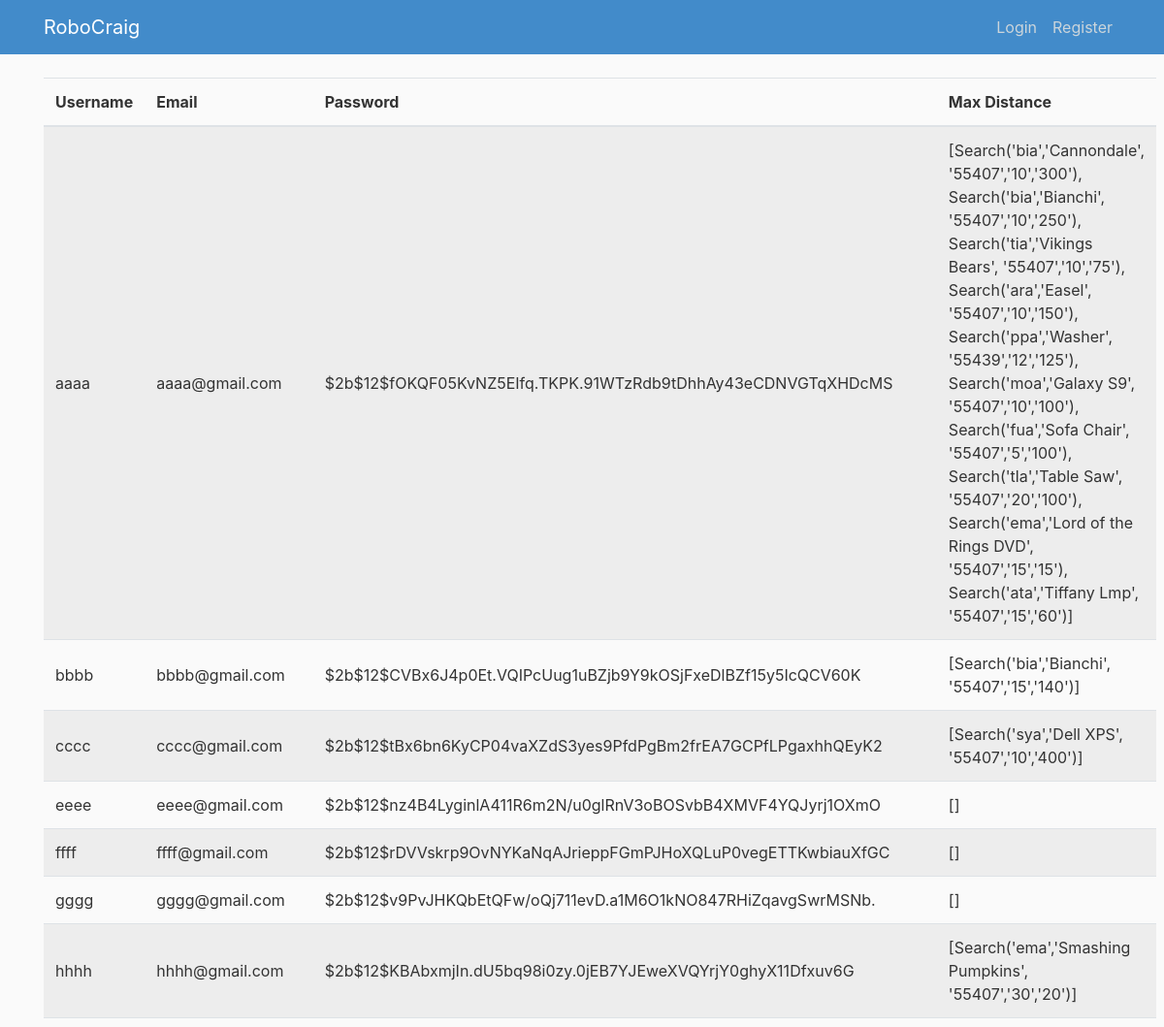
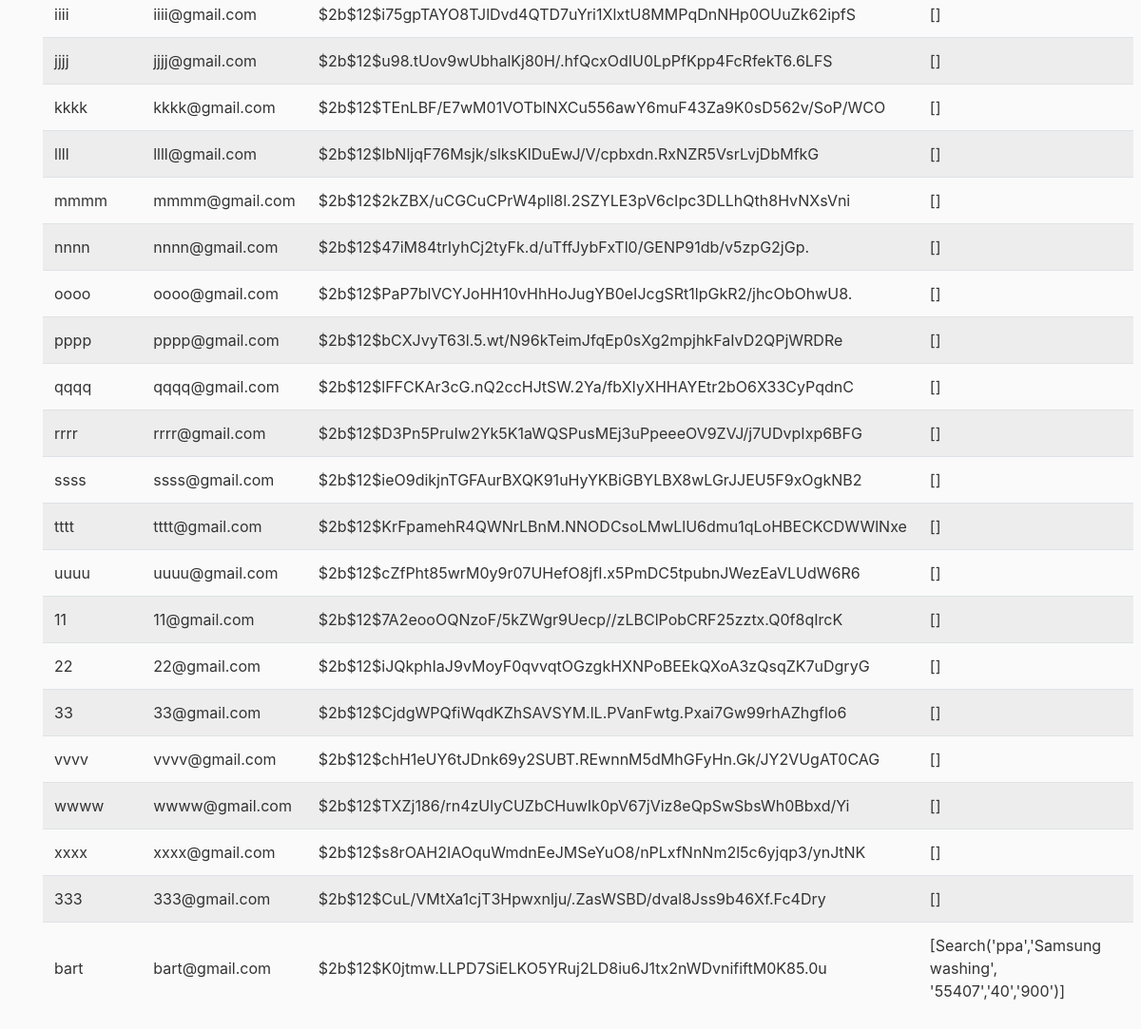
Screenshot of /userz with the database file from the repository (2 pictures, top to bottom).
### RoboCraig/models.py (models this page shows, shortened)
class User(db.Model, UserMixin):
    id = db.Column(db.Integer, primary_key=True)
    username = db.Column(db.String(20), unique=True, nullable=False)
    email = db.Column(db.String(120), unique=True, nullable=False)
    password = db.Column(db.String(60), nullable=False)
    searches = db.relationship('Searcher', backref = 'author', lazy=True)       #This is noting that there is a reference to the Searcher object

class Searcher (db.Model):
    id = db.Column(db.Integer, primary_key=True)
    category = db.Column(db.String(20), nullable=False)
    search_term = db.Column(db.String(50), nullable=False)
    zip_code = db.Column(db.String(10), nullable=False)  #Might need this to be int, or validate to 5 digits
    max_distance = db.Column(db.String(10), nullable=False)
    max_price = db.Column(db.String(10), nullable=False)
    user_id = db.Column(db.Integer, db.ForeignKey('user.id'), nullable=False)       #This is making a reference to the user_id in the users table
    def __repr__(self):
        return f"Search('{self.category}','{self.search_term}', '{self.zip_code}','{self.max_distance}','{self.max_price}')"

### RoboCraig/routes.py (the view)
@app.route("/userz")         #This route displays all saved searches from all users.  It is currently active, but will become inactive for the live project
def userz():
    users = User.query.all()         #Does a query for all Searcher objects
    return render_template('userz.html', users=users)

### RoboCraig/templates/userz.html
{% extends "layout.html" %}
{% block content %}
        <table class="table table-striped">
            <thead>
                <tr>
                    <th scope="col">Username</th>
                    <th scope="col">Email</th>
                    <th scope="col">Password</th>
                    <th scope="col">Max Distance</th>
                </tr>
            </thead>
            <tbody>
            {% for user in users %}
                <tr>
                    <td>{{ user.username }}</td>
                    <td>{{ user.email}}</td>
                    <td>{{ user.password }}</td>
                    <td>{{ user.searches }}</td>
                </tr>
            {% endfor %}
            </tbody>
        </table>
{% endblock content %}

### RoboCraig/static/main.css (style rules this page uses)
body { background: #fafafa; color: #333333; margin-top: 5rem; }
.table > tbody > tr > td { vertical-align: middle; }

### rows the page displays
User: username "aaaa", email "aaaa@gmail.com", password "$2b$12$fOKQF05KvNZ5EIfq.TKPK.91WTzRdb9tDhhAy43eCDNVGTqXHDcMS", searches "[Search('bia','Cannondale', '55407','10','300'), Search('bia','Bianchi', '55407','10','250'), Search('tia','Vikings Bears', '55407','10','75'), Search('ara','Easel', '55407','10','150'), Search('ppa','Washer', '55439','12','125'), Search('moa','Galaxy S9', '55407','10','100'), Search('fua','Sofa Chair', '55407','5','100'), Search('tla','Table Saw', '55407','20','100'), Search('ema','Lord of the Rings DVD', '55407','15','15'), Search('ata','Tiffany Lmp', '55407','15','60')]"
User: username "bbbb", email "bbbb@gmail.com", password "$2b$12$CVBx6J4p0Et.VQIPcUug1uBZjb9Y9kOSjFxeDlBZf15y5IcQCV60K", searches "[Search('bia','Bianchi', '55407','15','140')]"
User: username "cccc", email "cccc@gmail.com", password "$2b$12$tBx6bn6KyCP04vaXZdS3yes9PfdPgBm2frEA7GCPfLPgaxhhQEyK2", searches "[Search('sya','Dell XPS', '55407','10','400')]"
User: username "eeee", email "eeee@gmail.com", password "$2b$12$nz4B4LyginlA411R6m2N/u0glRnV3oBOSvbB4XMVF4YQJyrj1OXmO", searches "[]"
User: username "ffff", email "ffff@gmail.com", password "$2b$12$rDVVskrp9OvNYKaNqAJrieppFGmPJHoXQLuP0vegETTKwbiauXfGC", searches "[]"
User: username "gggg", email "gggg@gmail.com", password "$2b$12$v9PvJHKQbEtQFw/oQj711evD.a1M6O1kNO847RHiZqavgSwrMSNb.", searches "[]"
User: username "hhhh", email "hhhh@gmail.com", password "$2b$12$KBAbxmjIn.dU5bq98i0zy.0jEB7YJEweXVQYrjY0ghyX11Dfxuv6G", searches "[Search('ema','Smashing Pumpkins', '55407','30','20')]"
User: username "iiii", email "iiii@gmail.com", password "$2b$12$i75gpTAYO8TJlDvd4QTD7uYri1XlxtU8MMPqDnNHp0OUuZk62ipfS", searches "[]"
User: username "jjjj", email "jjjj@gmail.com", password "$2b$12$u98.tUov9wUbhalKj80H/.hfQcxOdIU0LpPfKpp4FcRfekT6.6LFS", searches "[]"
User: username "kkkk", email "kkkk@gmail.com", password "$2b$12$TEnLBF/E7wM01VOTblNXCu556awY6muF43Za9K0sD562v/SoP/WCO", searches "[]"
User: username "llll", email "llll@gmail.com", password "$2b$12$IbNljqF76Msjk/slksKlDuEwJ/V/cpbxdn.RxNZR5VsrLvjDbMfkG", searches "[]"
User: username "mmmm", email "mmmm@gmail.com", password "$2b$12$2kZBX/uCGCuCPrW4pll8l.2SZYLE3pV6cIpc3DLLhQth8HvNXsVni", searches "[]"
User: username "nnnn", email "nnnn@gmail.com", password "$2b$12$47iM84trIyhCj2tyFk.d/uTffJybFxTl0/GENP91db/v5zpG2jGp.", searches "[]"
User: username "oooo", email "oooo@gmail.com", password "$2b$12$PaP7blVCYJoHH10vHhHoJugYB0eIJcgSRt1lpGkR2/jhcObOhwU8.", searches "[]"
User: username "pppp", email "pppp@gmail.com", password "$2b$12$bCXJvyT63l.5.wt/N96kTeimJfqEp0sXg2mpjhkFaIvD2QPjWRDRe", searches "[]"
User: username "qqqq", email "qqqq@gmail.com", password "$2b$12$lFFCKAr3cG.nQ2ccHJtSW.2Ya/fbXIyXHHAYEtr2bO6X33CyPqdnC", searches "[]"
User: username "rrrr", email "rrrr@gmail.com", password "$2b$12$D3Pn5PruIw2Yk5K1aWQSPusMEj3uPpeeeOV9ZVJ/j7UDvpIxp6BFG", searches "[]"
User: username "ssss", email "ssss@gmail.com", password "$2b$12$ieO9dikjnTGFAurBXQK91uHyYKBiGBYLBX8wLGrJJEU5F9xOgkNB2", searches "[]"
User: username "tttt", email "tttt@gmail.com", password "$2b$12$KrFpamehR4QWNrLBnM.NNODCsoLMwLlU6dmu1qLoHBECKCDWWlNxe", searches "[]"
User: username "uuuu", email "uuuu@gmail.com", password "$2b$12$cZfPht85wrM0y9r07UHefO8jfI.x5PmDC5tpubnJWezEaVLUdW6R6", searches "[]"
User: username "11", email "11@gmail.com", password "$2b$12$7A2eooOQNzoF/5kZWgr9Uecp//zLBClPobCRF25zztx.Q0f8qIrcK", searches "[]"
User: username "22", email "22@gmail.com", password "$2b$12$iJQkphIaJ9vMoyF0qvvqtOGzgkHXNPoBEEkQXoA3zQsqZK7uDgryG", searches "[]"
User: username "33", email "33@gmail.com", password "$2b$12$CjdgWPQfiWqdKZhSAVSYM.lL.PVanFwtg.Pxai7Gw99rhAZhgflo6", searches "[]"
User: username "vvvv", email "vvvv@gmail.com", password "$2b$12$chH1eUY6tJDnk69y2SUBT.REwnnM5dMhGFyHn.Gk/JY2VUgAT0CAG", searches "[]"
User: username "wwww", email "wwww@gmail.com", password "$2b$12$TXZj186/rn4zUlyCUZbCHuwIk0pV67jViz8eQpSwSbsWh0Bbxd/Yi", searches "[]"
User: username "xxxx", email "xxxx@gmail.com", password "$2b$12$s8rOAH2IAOquWmdnEeJMSeYuO8/nPLxfNnNm2l5c6yjqp3/ynJtNK", searches "[]"
User: username "333", email "333@gmail.com", password "$2b$12$CuL/VMtXa1cjT3Hpwxnlju/.ZasWSBD/dval8Jss9b46Xf.Fc4Dry", searches "[]"
User: username "bart", email "bart@gmail.com", password "$2b$12$K0jtmw.LLPD7SiELKO5YRuj2LD8iu6J1tx2nWDvnififtM0K85.0u", searches "[Search('ppa','Samsung washing', '55407','40','900')]"
